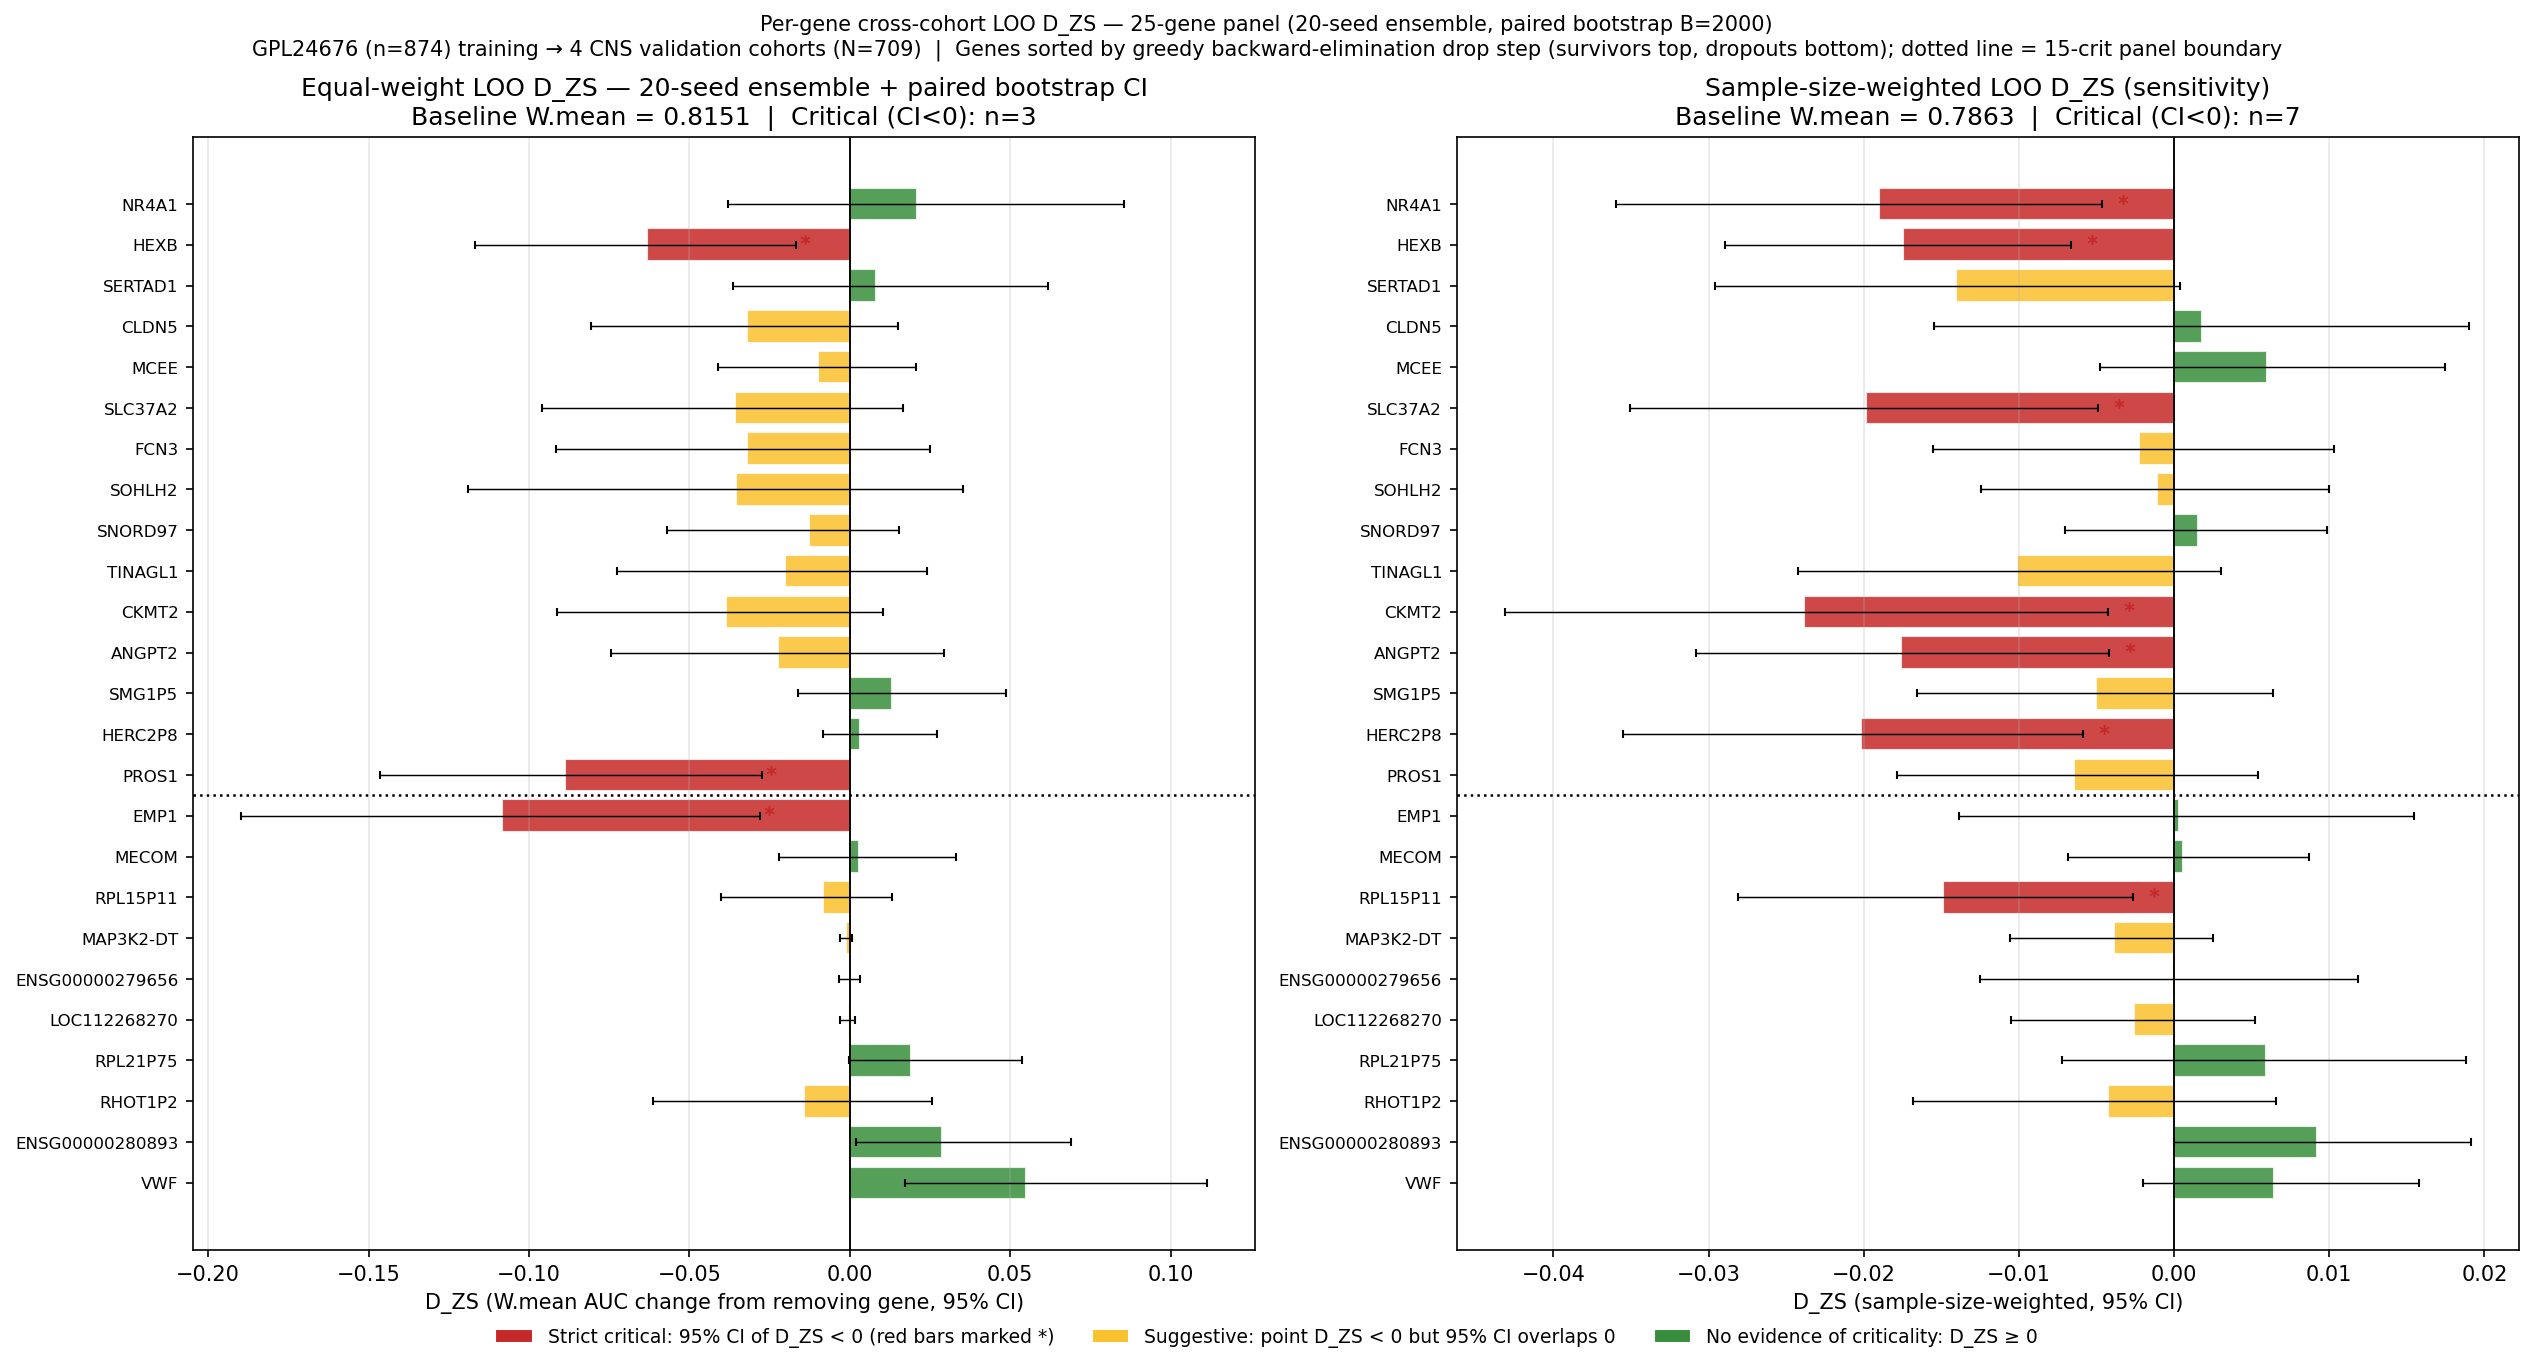

Write Python code to recreate this figure.
"""Per-gene LOO zero-shot contribution to the 25-gene panel (v2 — seed-averaged + bootstrap CI).

For each of the 25 panel genes:
  1. Train an ensemble of N_SEEDS LightGBM models (varying random_state) on GPL24676
     with that gene held out → averaged predicted probabilities per cohort.
  2. Same for the baseline 25-gene panel.
  3. Paired bootstrap (B=2000) the cohort test sets with stratified resampling
     to obtain a 95% CI on each per-gene D_ZS.

D_ZS(g) = W.mean_AUC(panel − {g}) − W.mean_AUC(full panel)
  Positive = removing g improves generalisation (gene is redundant/harmful)
  Negative = removing g hurts generalisation (gene is critical)

Two weighting schemes computed in parallel:
  Equal weights (primary)        : 0.25 per cohort — each independent dataset votes equally
  Sample-size weights (sensitivity): w_c = n_c / sum(n_c)

Critical gene set (primary, equal-weighted):
  gene g is "critical" iff upper 95% bootstrap CI of D_ZS_eq(g) < 0
  i.e. removing g credibly degrades generalisation under cohort-level resampling.

Cohorts (blood excluded):
  GPL16791   n=636  CTD regression, Ensembl base ID
  GSE76220   n=20   plain log1p, HGNC symbol
  GSE122649  n=38   plain log1p, HGNC symbol
  SRP064478  n=15   plain log1p, Ensembl base ID

Outputs:
  panel_loo_zeroshot_statistics.txt
  panel_loo_zeroshot.png
"""
from __future__ import annotations

import gzip
import json
import re
import sys
import tarfile
import warnings
from pathlib import Path

import numpy as np

ALS_DIR = Path(__file__).parents[1]
SCRIPT_DIR = Path(__file__).parent
sys.path.insert(0, str(ALS_DIR))

from utils import load_dataset  # noqa: E402

_PANEL_CSV = SCRIPT_DIR / "lgbm_core25_panel.csv"
_PARAMS_PATH = SCRIPT_DIR / "lgbm_top500_best_params.json"
_ITER_STAT = SCRIPT_DIR / "iterative_panel_elimination_statistics.txt"


def _parse_drop_steps(text: str) -> dict[str, int]:
    """Parse iterative_panel_elimination_statistics.txt for per-gene drop step.

    Returns {gene_symbol: step_index}. The single surviving gene is assigned
    step max+1 so it sorts to the top (most-critical) end of the panel.
    """
    import re
    drops: dict[str, int] = {}
    in_log = False
    final_gene: str | None = None
    for line in text.splitlines():
        if line.strip().startswith("Step") and "Dropped" in line:
            in_log = True
            continue
        if not in_log:
            continue
        if line.strip().startswith("Final minimal panel"):
            in_log = False
            continue
        if not line.strip() or line.startswith("-"):
            continue
        parts = line.split()
        if len(parts) < 2:
            continue
        try:
            step = int(parts[0])
        except ValueError:
            continue
        drops[parts[1]] = step
    for line in text.splitlines():
        m = re.match(r"\s*Symbols:\s*(\S+)", line)
        if m:
            final_gene = m.group(1).rstrip(",")
            break
    if final_gene:
        drops[final_gene] = max(drops.values(), default=0) + 1
    return drops
_SRP_QUANT_DIR = ALS_DIR / "resources" / "SRP064478" / "quant"
_SRP_META = ALS_DIR / "resources" / "SRP064478" / "srr_metadata.tsv"
_GSE122649_DIR = ALS_DIR / "resources" / "GSE122649"
_GSE122649_RAW_TAR = _GSE122649_DIR / "GSE122649_RAW.tar"
_GSE122649_SOFT_URL = (
    "https://ftp.ncbi.nlm.nih.gov/geo/series/GSE122nnn/GSE122649/"
    "soft/GSE122649_family.soft.gz"
)

RANDOM_STATE = 42
N_BOOTSTRAP = 2_000
N_SEEDS = 20  # LightGBM ensemble seeds for D_ZS stabilisation
_ENSEMBLE_SEEDS = tuple(range(N_SEEDS))

_COMPARTMENTS: dict[str, tuple[str, ...]] = {
    "erythrocyte": (
        "ENSG00000206172", "ENSG00000188536", "ENSG00000244734",
        "ENSG00000158578", "ENSG00000170180", "ENSG00000133742",
        "ENSG00000159111", "ENSG00000105610", "ENSG00000179364",
        "ENSG00000223609",
    ),
    "platelet": (
        "ENSG00000163736", "ENSG00000163737", "ENSG00000185245",
    ),
    "endothelial": (
        "ENSG00000261371", "ENSG00000179776", "ENSG00000110799",
    ),
}

_N_COHORT = {"GPL16791": 636, "GSE76220": 20, "GSE122649": 38, "SRP064478": 15}
_TOTAL_N = sum(_N_COHORT.values())  # 709
# Equal weight per cohort: each independent dataset has equal vote on generalisability
_W = {k: 1.0 / len(_N_COHORT) for k in _N_COHORT}


# ---------------------------------------------------------------------------
# Helpers
# ---------------------------------------------------------------------------

def _ensemble_scores(
    X_tr: np.ndarray, y_tr: np.ndarray,
    X_te: np.ndarray,
    params: dict,
    seeds: tuple[int, ...] = _ENSEMBLE_SEEDS,
) -> np.ndarray:
    """Train N_SEEDS LGBM models (varying random_state) and return averaged probabilities."""
    from lightgbm import LGBMClassifier
    scores = np.zeros(len(X_te), dtype=np.float64)
    with warnings.catch_warnings():
        warnings.simplefilter("ignore")
        for s in seeds:
            params_s = dict(params, random_state=s)
            clf = LGBMClassifier(**params_s).fit(X_tr, y_tr)
            scores += clf.predict_proba(X_te)[:, 1]
    return (scores / len(seeds)).astype(np.float32)


def _stratified_boot_indices(
    y: np.ndarray, n_boot: int, rng: np.random.Generator,
) -> np.ndarray:
    """Return (n_boot, n) array of stratified bootstrap indices preserving class counts."""
    pos = np.where(y == 1)[0]
    neg = np.where(y == 0)[0]
    n_pos = len(pos)
    n_neg = len(neg)
    out = np.empty((n_boot, n_pos + n_neg), dtype=np.int64)
    for b in range(n_boot):
        out[b, :n_pos] = rng.choice(pos, n_pos, replace=True)
        out[b, n_pos:] = rng.choice(neg, n_neg, replace=True)
    return out


# ---------------------------------------------------------------------------
# Data loaders (identical to validation_panel_loo.py)
# ---------------------------------------------------------------------------

def _load_gpl24676_ctd() -> tuple[np.ndarray, np.ndarray, np.ndarray, list[str]]:
    from sklearn.decomposition import PCA
    from sklearn.linear_model import LinearRegression
    (ds,) = load_dataset("GSE153960", platform="GPL24676", resources_dir=ALS_DIR / "resources")
    X_raw = ds.X.values.astype(np.float32)
    y = ds.y.values.astype(int)
    feat = list(ds.X.columns)
    X_log = np.log1p(X_raw)
    base_ids = [n.split(".")[0] for n in feat]
    pcs = []
    for comp_bases in _COMPARTMENTS.values():
        base_set = set(comp_bases)
        idx = [i for i, b in enumerate(base_ids) if b in base_set]
        if not idx:
            continue
        pca = PCA(n_components=1, random_state=0)
        pcs.append(pca.fit_transform(X_log[:, idx]))
    Z = np.hstack(pcs)
    from sklearn.linear_model import LinearRegression as LR
    reg = LR().fit(Z, X_log)
    X_ctd = (X_log - reg.predict(Z)).astype(np.float32)
    return X_ctd, y, X_log, feat


def _load_gpl16791_ctd(
    X_train_log: np.ndarray, feat_train: list[str],
) -> tuple[np.ndarray, np.ndarray]:
    from sklearn.decomposition import PCA
    from sklearn.linear_model import LinearRegression
    (ds16,) = load_dataset("GSE153960", platform="GPL16791", resources_dir=ALS_DIR / "resources")
    X16_raw = ds16.X.values.astype(np.float32)
    y16 = ds16.y.values.astype(int)
    feat16 = list(ds16.X.columns)
    assert feat16 == feat_train
    X16_log = np.log1p(X16_raw)
    base_ids = [n.split(".")[0] for n in feat16]
    pcs_tr, pcs_te = [], []
    for comp_bases in _COMPARTMENTS.values():
        base_set = set(comp_bases)
        idx = [i for i, b in enumerate(base_ids) if b in base_set]
        if not idx:
            continue
        pca = PCA(n_components=1, random_state=0)
        pcs_tr.append(pca.fit_transform(X_train_log[:, idx]))
        pcs_te.append(pca.transform(X16_log[:, idx]))
    Z_tr = np.hstack(pcs_tr)
    Z_te = np.hstack(pcs_te)
    reg = LinearRegression().fit(Z_tr, X_train_log)
    X16_ctd = (X16_log - reg.predict(Z_te)).astype(np.float32)
    return X16_ctd, y16


def _load_gse76220() -> tuple[np.ndarray, list[str], np.ndarray]:
    (ds,) = load_dataset("GSE76220", resources_dir=ALS_DIR / "resources")
    return np.log1p(ds.X.values.astype(np.float32)), list(ds.X.columns), ds.y.values.astype(int)


def _parse_gse122649_soft() -> dict[str, str]:
    import requests
    r = requests.get(_GSE122649_SOFT_URL, timeout=60, stream=True)
    content = gzip.decompress(r.content).decode("utf-8", errors="ignore")
    meta: dict[str, str] = {}
    for s in re.split(r"\^SAMPLE", content)[1:]:
        acc_m = re.search(r"!Sample_geo_accession = (GSM\d+)", s)
        diag_m = re.search(r"!Sample_characteristics_ch1 = diagnosis: (.+)", s)
        if acc_m and diag_m:
            meta[acc_m.group(1)] = diag_m.group(1).strip()
    return meta


def _load_gse122649() -> tuple[np.ndarray, list[str], np.ndarray]:
    if not _GSE122649_RAW_TAR.exists():
        raise FileNotFoundError(f"GSE122649_RAW.tar not found at {_GSE122649_RAW_TAR}")
    gsm_to_diag = _parse_gse122649_soft()
    diag_map = {"sALS": 1, "sALS/FTD": 1, "Non-neurological control": 0}
    gene_symbols: list[str] = []
    sample_counts: dict[str, np.ndarray] = {}
    with tarfile.open(_GSE122649_RAW_TAR, "r") as tf:
        for member in tf.getmembers():
            gsm_m = re.search(r"(GSM\d+)", member.name)
            if not gsm_m or gsm_m.group(1) not in gsm_to_diag:
                continue
            gsm = gsm_m.group(1)
            f_obj = tf.extractfile(member)
            if f_obj is None:
                continue
            raw = f_obj.read()
            if member.name.endswith(".gz"):
                raw = gzip.decompress(raw)
            rows = []
            for line in raw.decode("utf-8", errors="ignore").splitlines()[1:]:
                line = line.strip()
                if not line or line.startswith("__"):
                    continue
                parts = line.split("\t")
                if len(parts) < 2:
                    continue
                try:
                    rows.append((parts[0].strip('"').strip("'"), float(parts[1])))
                except ValueError:
                    continue
            if not rows:
                continue
            syms_here = [r[0] for r in rows]
            if not gene_symbols:
                gene_symbols = syms_here
            elif len(syms_here) != len(gene_symbols):
                continue
            sample_counts[gsm] = np.array([r[1] for r in rows], dtype=np.float32)
    gsm_ids = list(sample_counts.keys())
    X_raw = np.stack([sample_counts[g] for g in gsm_ids])
    y_full = np.array([diag_map.get(gsm_to_diag[g], -1) for g in gsm_ids])
    valid = y_full >= 0
    return np.log1p(X_raw[valid]), gene_symbols, y_full[valid]


def _load_srp064478() -> tuple[np.ndarray, list[str], np.ndarray]:
    import pandas as pd
    meta = pd.read_csv(_SRP_META, sep="\t").set_index("SRR")
    quants: list[pd.Series] = []
    tx_ids: list[str] | None = None
    y_list: list[int] = []
    for srr in meta.index:
        sf = _SRP_QUANT_DIR / srr / "quant.sf"
        if not sf.exists():
            raise FileNotFoundError(f"Missing Salmon output: {sf}")
        df = pd.read_csv(sf, sep="\t")
        df["tx_base"] = df["Name"].str.split(".").str[0]
        tx_counts = df.set_index("tx_base")["NumReads"]
        if tx_ids is None:
            tx_ids = list(tx_counts.index)
        quants.append(tx_counts)
        y_list.append(1 if meta.loc[srr, "condition"] == "ALS" else 0)
    ensg_direct = [t for t in (tx_ids or []) if t.startswith("ENSG")]
    if ensg_direct:
        X_raw = np.array(
            [q.reindex(tx_ids).fillna(0).values for q in quants], dtype=np.float32
        )
        return np.log1p(X_raw), tx_ids or [], np.array(y_list, dtype=int)
    fasta = ALS_DIR / "resources" / "SRP064478" / "index" / "hg38_cdna.fa.gz"
    tx2gene: dict[str, str] = {}
    with gzip.open(str(fasta), "rt") as fh:
        for line in fh:
            if not line.startswith(">"):
                continue
            m_enst = re.search(r"(ENST\d+)\.\d+", line)
            m_ensg = re.search(r"gene:(ENSG\d+)\.\d+", line)
            if m_enst and m_ensg:
                tx2gene[m_enst.group(1)] = m_ensg.group(1)
    tx_mat = pd.DataFrame(
        {srr: q.reindex(tx_ids).fillna(0) for srr, q in zip(meta.index, quants)}
    )
    tx_mat.index = tx_ids
    tx_mat["ensg"] = pd.Series(tx_ids).map(tx2gene).values
    gene_mat = tx_mat.dropna(subset=["ensg"]).groupby("ensg").sum()
    X_raw = gene_mat.values.T.astype(np.float32)
    return np.log1p(X_raw), list(gene_mat.index), np.array(y_list, dtype=int)


# ---------------------------------------------------------------------------
# Core evaluation — seed-averaged ensemble scoring per cohort
# ---------------------------------------------------------------------------

def _panel_ensemble_scores(
    panel_idx: list[int],
    Xtr25_ctd: np.ndarray, y_train: np.ndarray,
    X16_25_ctd: np.ndarray,
    Xtr25_log: np.ndarray,
    X76_25: np.ndarray, avail76: list[int],
    X122_25: np.ndarray, avail122: list[int],
    Xsrp_25: np.ndarray, avail_srp: list[int],
    params: dict,
    n_te: dict[str, int],
) -> dict[str, np.ndarray]:
    """Compute seed-averaged predicted probabilities per cohort for a panel subset.

    Returns dict mapping cohort name → ensemble score vector (len = n_test).
    If <2 genes are available for a cohort, score = 0.5 vector.
    """
    from sklearn.preprocessing import StandardScaler

    panel_set = set(panel_idx)
    out: dict[str, np.ndarray] = {}

    # GPL16791 — CTD, all panel genes available
    if len(panel_idx) >= 1:
        Xtr = Xtr25_ctd[:, panel_idx]
        Xte = X16_25_ctd[:, panel_idx]
        sc = StandardScaler().fit(Xtr)
        out["GPL16791"] = _ensemble_scores(
            sc.transform(Xtr), y_train, sc.transform(Xte), params
        )
    else:
        out["GPL16791"] = np.full(n_te["GPL16791"], 0.5, dtype=np.float32)

    # GSE76220 — symbol, log1p
    avail76_set = set(avail76)
    cols76_tr = [i for i in panel_idx if i in avail76_set]
    cols76_te = [k for k, i in enumerate(avail76) if i in panel_set]
    if cols76_tr:
        Xtr = Xtr25_log[:, cols76_tr]
        Xte = X76_25[:, cols76_te]
        sc = StandardScaler().fit(Xtr)
        out["GSE76220"] = _ensemble_scores(
            sc.transform(Xtr), y_train, sc.transform(Xte), params
        )
    else:
        out["GSE76220"] = np.full(n_te["GSE76220"], 0.5, dtype=np.float32)

    # GSE122649 — symbol, log1p
    avail122_set = set(avail122)
    cols122_tr = [i for i in panel_idx if i in avail122_set]
    cols122_te = [k for k, i in enumerate(avail122) if i in panel_set]
    if cols122_tr:
        Xtr = Xtr25_log[:, cols122_tr]
        Xte = X122_25[:, cols122_te]
        sc = StandardScaler().fit(Xtr)
        out["GSE122649"] = _ensemble_scores(
            sc.transform(Xtr), y_train, sc.transform(Xte), params
        )
    else:
        out["GSE122649"] = np.full(n_te["GSE122649"], 0.5, dtype=np.float32)

    # SRP064478 — Ensembl base ID, log1p
    avail_srp_set = set(avail_srp)
    cols_srp_tr = [i for i in panel_idx if i in avail_srp_set]
    cols_srp_te = [k for k, i in enumerate(avail_srp) if i in panel_set]
    if cols_srp_tr:
        Xtr = Xtr25_log[:, cols_srp_tr]
        Xte = Xsrp_25[:, cols_srp_te]
        sc = StandardScaler().fit(Xtr)
        out["SRP064478"] = _ensemble_scores(
            sc.transform(Xtr), y_train, sc.transform(Xte), params
        )
    else:
        out["SRP064478"] = np.full(n_te["SRP064478"], 0.5, dtype=np.float32)

    return out


def _wmean_aucs(
    cohort_aucs: dict[str, float], weights: dict[str, float],
) -> float:
    return sum(weights[c] * cohort_aucs[c] for c in weights)


# ---------------------------------------------------------------------------
# Main
# ---------------------------------------------------------------------------

def main() -> None:
    import matplotlib
    matplotlib.use("Agg")
    import matplotlib.pyplot as plt
    import pandas as pd
    from sklearn.metrics import roc_auc_score
    warnings.filterwarnings("ignore", category=UserWarning)

    print("=" * 70)
    print(f"Panel LOO zero-shot v2 — seed-averaged ({N_SEEDS} seeds) + paired bootstrap CI")
    print("Primary weights (equal): 0.25 per cohort")
    print("Sensitivity weights (sample-size): w_c = n_c / 709")
    print("=" * 70)

    params_raw = json.loads(_PARAMS_PATH.read_text())
    # colsample_bytree=1.0: with 24-25 features, fractional column sampling would
    # subsample to ~1.6 features per tree. n_jobs handled by LGBM internal threading.
    params = dict(params_raw, colsample_bytree=1.0, n_jobs=-1, verbose=-1)
    # random_state in params_raw is overridden per-seed inside _ensemble_scores

    # Sample-size weighted scheme (sensitivity)
    _W_N = {k: _N_COHORT[k] / _TOTAL_N for k in _N_COHORT}

    # ---- Panel ----
    df_panel = pd.read_csv(_PANEL_CSV)
    feat_col = next(c for c in df_panel.columns if "feature" in c.lower() or "ensg" in c.lower())
    sym_col = next(c for c in df_panel.columns if "symbol" in c.lower())
    feat25: list[str] = df_panel[feat_col].tolist()
    sym25: list[str] = df_panel[sym_col].tolist()
    feat25_bases: list[str] = [f.split(".")[0] for f in feat25]

    # ---- Load GPL24676 (once) ----
    print("\nLoading GPL24676 (CTD + log1p) ...")
    X_train_ctd, y_train, X_train_log, feat_train = _load_gpl24676_ctd()
    feat_train_base_map: dict[str, int] = {f.split(".")[0]: j for j, f in enumerate(feat_train)}
    panel_train_cols: list[int] = [feat_train_base_map[b] for b in feat25_bases]
    Xtr25_ctd = X_train_ctd[:, panel_train_cols].astype(np.float32)
    Xtr25_log = X_train_log[:, panel_train_cols].astype(np.float32)

    # ---- Load GPL16791 ----
    print("Loading GPL16791 (CTD) ...")
    X16_ctd, y16 = _load_gpl16791_ctd(X_train_log, feat_train)
    X16_25_ctd = X16_ctd[:, panel_train_cols].astype(np.float32)

    # ---- Load GSE76220 ----
    print("Loading GSE76220 ...")
    X76_log, vocab76, y76 = _load_gse76220()
    vocab76_map = {s: i for i, s in enumerate(vocab76)}
    avail76 = [i for i, s in enumerate(sym25) if s in vocab76_map]
    X76_25 = (np.column_stack([X76_log[:, vocab76_map[sym25[i]]] for i in avail76])
               .astype(np.float32)) if avail76 else np.empty((len(y76), 0), dtype=np.float32)

    # ---- Load GSE122649 ----
    print("Loading GSE122649 ...")
    X122_log, vocab122, y122 = _load_gse122649()
    vocab122_map = {s: i for i, s in enumerate(vocab122)}
    avail122 = [i for i, s in enumerate(sym25) if s in vocab122_map]
    X122_25 = (np.column_stack([X122_log[:, vocab122_map[sym25[i]]] for i in avail122])
                .astype(np.float32)) if avail122 else np.empty((len(y122), 0), dtype=np.float32)

    # ---- Load SRP064478 ----
    print("Loading SRP064478 ...")
    Xsrp_log, vocab_srp, y_srp = _load_srp064478()
    srp_vocab_map = {v: i for i, v in enumerate(vocab_srp)}
    avail_srp = [i for i, b in enumerate(feat25_bases) if b in srp_vocab_map]
    Xsrp_25 = (np.column_stack([Xsrp_log[:, srp_vocab_map[feat25_bases[i]]] for i in avail_srp])
                .astype(np.float32)) if avail_srp else np.empty((len(y_srp), 0), dtype=np.float32)

    y_per_cohort = {"GPL16791": y16, "GSE76220": y76, "GSE122649": y122, "SRP064478": y_srp}
    n_per_cohort = {c: len(y_per_cohort[c]) for c in _N_COHORT}
    avail_per_cohort = {"GPL16791": list(range(25)), "GSE76220": avail76,
                        "GSE122649": avail122, "SRP064478": avail_srp}

    score_kwargs = dict(
        Xtr25_ctd=Xtr25_ctd, y_train=y_train,
        X16_25_ctd=X16_25_ctd,
        Xtr25_log=Xtr25_log,
        X76_25=X76_25, avail76=avail76,
        X122_25=X122_25, avail122=avail122,
        Xsrp_25=Xsrp_25, avail_srp=avail_srp,
        params=params,
        n_te=n_per_cohort,
    )

    # ---- Baseline: all 25 genes (seed-averaged ensemble scores per cohort) ----
    print(f"\nComputing baseline ensemble scores ({N_SEEDS} seeds × 4 cohorts) ...")
    full_idx = list(range(25))
    baseline_scores = _panel_ensemble_scores(full_idx, **score_kwargs)
    baseline_aucs = {c: float(roc_auc_score(y_per_cohort[c], baseline_scores[c]))
                     for c in _N_COHORT}
    baseline_wmean_eq = _wmean_aucs(baseline_aucs, _W)
    baseline_wmean_n = _wmean_aucs(baseline_aucs, _W_N)
    print(f"  Baseline W.mean (equal)  = {baseline_wmean_eq:.4f}")
    print(f"  Baseline W.mean (size-w) = {baseline_wmean_n:.4f}")
    for c in _N_COHORT:
        print(f"    {c}: {baseline_aucs[c]:.4f}")

    # ---- LOO ensemble scores per gene per cohort ----
    print(f"\nComputing LOO ensemble scores for {len(sym25)} genes ...")
    loo_scores: dict[int, dict[str, np.ndarray]] = {}
    avail_in_cohort: dict[int, dict[str, bool]] = {}
    for g in range(25):
        trial_idx = [i for i in full_idx if i != g]
        # Decide which cohorts need retraining: only those where g is in avail_idx.
        needs_retrain = {c: (g in avail_per_cohort[c]) for c in _N_COHORT}
        # GPL16791 always retrains (all 25 panel cols present).
        needs_retrain["GPL16791"] = True
        if all(needs_retrain.values()):
            scores_g = _panel_ensemble_scores(trial_idx, **score_kwargs)
        else:
            # Compute only for cohorts that need it; copy baseline for the rest.
            scores_g = {c: baseline_scores[c].copy() for c in _N_COHORT}
            partial = _panel_ensemble_scores(trial_idx, **score_kwargs)
            for c in _N_COHORT:
                if needs_retrain[c]:
                    scores_g[c] = partial[c]
        loo_scores[g] = scores_g
        avail_in_cohort[g] = {c: (g in avail_per_cohort[c]) for c in _N_COHORT}
        # Point estimates for log
        aucs_g = {c: float(roc_auc_score(y_per_cohort[c], scores_g[c])) for c in _N_COHORT}
        wmean_g_eq = _wmean_aucs(aucs_g, _W)
        d_zs_g_eq = wmean_g_eq - baseline_wmean_eq
        print(f"  {sym25[g]:>20s}: W.mean(eq)={wmean_g_eq:.4f}  D_ZS(eq)={d_zs_g_eq:+.4f}  "
              + "  ".join(f"{aucs_g[c]:.4f}" for c in _N_COHORT))

    # ---- Paired bootstrap on test indices (stratified) ----
    print(f"\nRunning paired bootstrap ({N_BOOTSTRAP} resamples) ...")
    rng = np.random.default_rng(RANDOM_STATE)
    boot_idx = {c: _stratified_boot_indices(y_per_cohort[c], N_BOOTSTRAP, rng)
                for c in _N_COHORT}

    # Per-bootstrap baseline cohort AUCs and W.mean
    base_aucs_b = {c: np.empty(N_BOOTSTRAP, dtype=np.float32) for c in _N_COHORT}
    for c in _N_COHORT:
        y_c = y_per_cohort[c]
        sc_c = baseline_scores[c]
        for b in range(N_BOOTSTRAP):
            idx = boot_idx[c][b]
            base_aucs_b[c][b] = roc_auc_score(y_c[idx], sc_c[idx])
    base_wmean_eq_b = np.zeros(N_BOOTSTRAP, dtype=np.float32)
    base_wmean_n_b = np.zeros(N_BOOTSTRAP, dtype=np.float32)
    for c in _N_COHORT:
        base_wmean_eq_b += _W[c] * base_aucs_b[c]
        base_wmean_n_b += _W_N[c] * base_aucs_b[c]

    # Per-gene per-bootstrap D_ZS
    d_zs_eq_boot = np.zeros((25, N_BOOTSTRAP), dtype=np.float32)
    d_zs_n_boot = np.zeros((25, N_BOOTSTRAP), dtype=np.float32)
    for g in range(25):
        loo_wmean_eq_b = np.zeros(N_BOOTSTRAP, dtype=np.float32)
        loo_wmean_n_b = np.zeros(N_BOOTSTRAP, dtype=np.float32)
        for c in _N_COHORT:
            y_c = y_per_cohort[c]
            sc_c = loo_scores[g][c]
            loo_auc_c_b = np.empty(N_BOOTSTRAP, dtype=np.float32)
            for b in range(N_BOOTSTRAP):
                idx = boot_idx[c][b]
                loo_auc_c_b[b] = roc_auc_score(y_c[idx], sc_c[idx])
            loo_wmean_eq_b += _W[c] * loo_auc_c_b
            loo_wmean_n_b += _W_N[c] * loo_auc_c_b
        d_zs_eq_boot[g] = loo_wmean_eq_b - base_wmean_eq_b
        d_zs_n_boot[g] = loo_wmean_n_b - base_wmean_n_b

    # ---- Per-gene point estimate (from non-bootstrap scores) and CI ----
    point_aucs = {g: {c: float(roc_auc_score(y_per_cohort[c], loo_scores[g][c]))
                       for c in _N_COHORT} for g in range(25)}
    point_d_zs_eq = {g: _wmean_aucs(point_aucs[g], _W) - baseline_wmean_eq for g in range(25)}
    point_d_zs_n = {g: _wmean_aucs(point_aucs[g], _W_N) - baseline_wmean_n for g in range(25)}

    ci_eq = {g: (float(np.percentile(d_zs_eq_boot[g], 2.5)),
                  float(np.percentile(d_zs_eq_boot[g], 97.5)))
              for g in range(25)}
    ci_n = {g: (float(np.percentile(d_zs_n_boot[g], 2.5)),
                 float(np.percentile(d_zs_n_boot[g], 97.5)))
             for g in range(25)}

    # Critical set: equal-weight CI upper bound < 0
    critical_eq = [g for g in range(25) if ci_eq[g][1] < 0]
    critical_n = [g for g in range(25) if ci_n[g][1] < 0]
    # Intersection / union with sensitivity scheme
    critical_intersect = sorted(set(critical_eq) & set(critical_n))
    critical_union = sorted(set(critical_eq) | set(critical_n))

    # ---- Results table sorted by point D_ZS (equal) ascending ----
    results = []
    for g in range(25):
        results.append({
            "g": g,
            "gene": sym25[g],
            "feat": feat25[g],
            "D_ZS_eq": point_d_zs_eq[g],
            "D_ZS_eq_lo": ci_eq[g][0],
            "D_ZS_eq_hi": ci_eq[g][1],
            "D_ZS_n": point_d_zs_n[g],
            "D_ZS_n_lo": ci_n[g][0],
            "D_ZS_n_hi": ci_n[g][1],
            "critical_eq": g in critical_eq,
            "critical_n": g in critical_n,
            **{f"auc_{c}": point_aucs[g][c] for c in _N_COHORT},
            **{f"auc_{c}_base": baseline_aucs[c] for c in _N_COHORT},
            "avail_76": avail_in_cohort[g]["GSE76220"],
            "avail_122": avail_in_cohort[g]["GSE122649"],
            "avail_srp": avail_in_cohort[g]["SRP064478"],
        })
    # Sort by greedy backward-elimination drop step DESCENDING — survivors
    # (15-gene critical panel) at top, first-dropped at bottom. Sort secondary
    # by D_ZS_eq ascending so within each block the most-critical comes first.
    drop_steps = _parse_drop_steps(_ITER_STAT.read_text()) if _ITER_STAT.exists() else {}
    results.sort(key=lambda r: (-drop_steps.get(r["gene"], 0), r["D_ZS_eq"]))

    # ---- Text output ----
    lines = [
        "Panel LOO Zero-Shot v2 — seed-averaged + paired bootstrap CI",
        "=" * 70,
        "",
        f"Method: ensemble of {N_SEEDS} LightGBM seeds → averaged probabilities;",
        f"        paired stratified bootstrap (B={N_BOOTSTRAP}) on cohort test sets",
        "        for 95% CI on per-gene D_ZS.",
        "",
        "Cohorts and weights:",
        *[f"  {c:<12s} n={_N_COHORT[c]:>3d}  w_eq={_W[c]:.4f}  w_n={_W_N[c]:.4f}"
          for c in _N_COHORT],
        f"  Total N = {_TOTAL_N}",
        "",
        "Gene availability (matched in cohort vocabulary):",
        f"  GSE76220 = {len(avail76)}/25  GSE122649 = {len(avail122)}/25  "
        f"SRP064478 = {len(avail_srp)}/25  (GPL16791 = 25/25)",
        "",
        f"Baseline W.mean AUC (all 25 genes):",
        f"  equal-weighted    : {baseline_wmean_eq:.4f}",
        f"  size-weighted     : {baseline_wmean_n:.4f}",
        *[f"  {c}: {baseline_aucs[c]:.4f}" for c in _N_COHORT],
        "",
        "Per-gene D_ZS with 95% paired-bootstrap CI",
        "(sorted by greedy backward-elimination drop step DESC — survivors first;",
        " secondary key: D_ZS_eq ascending):",
        "",
        f"{'Gene':>20s}  {'D_ZS_eq':>8s}  {'CI_eq':>22s}  {'D_ZS_n':>8s}  "
        f"{'CI_n':>22s}  {'eq?':>4s}  {'n?':>4s}",
        "-" * 100,
    ]
    for r in results:
        ci_eq_str = f"[{r['D_ZS_eq_lo']:+.4f}, {r['D_ZS_eq_hi']:+.4f}]"
        ci_n_str = f"[{r['D_ZS_n_lo']:+.4f}, {r['D_ZS_n_hi']:+.4f}]"
        flag_eq = " *" if r["critical_eq"] else "  "
        flag_n = " *" if r["critical_n"] else "  "
        lines.append(
            f"{r['gene']:>20s}  {r['D_ZS_eq']:>+8.4f}  {ci_eq_str:>22s}  "
            f"{r['D_ZS_n']:>+8.4f}  {ci_n_str:>22s}  {flag_eq:>4s}  {flag_n:>4s}"
        )

    lines += [
        "",
        "Critical set rule: CI_upper < 0 (removing gene credibly degrades W.mean AUC).",
        "  * = gene flagged critical under that weighting scheme.",
        "",
        f"Critical under equal weights  (n={len(critical_eq)}): "
        + ", ".join(sym25[g] for g in critical_eq) if critical_eq else
        "Critical under equal weights (n=0): (none)",
        f"Critical under sample-size weights (n={len(critical_n)}): "
        + ", ".join(sym25[g] for g in critical_n) if critical_n else
        "Critical under sample-size weights (n=0): (none)",
        f"Intersection (both schemes) (n={len(critical_intersect)}): "
        + ", ".join(sym25[g] for g in critical_intersect) if critical_intersect else
        "Intersection (both schemes) (n=0): (none)",
        f"Union (either scheme) (n={len(critical_union)}): "
        + ", ".join(sym25[g] for g in critical_union) if critical_union else
        "Union (either scheme) (n=0): (none)",
        "",
        "Per-cohort point AUC for each LOO panel (sorted by D_ZS_eq):",
        f"{'Gene':>20s}  " + "  ".join(f"{'AUC_'+c:>12s}" for c in _N_COHORT),
        "-" * 80,
    ]
    for r in results:
        lines.append(
            f"{r['gene']:>20s}  "
            + "  ".join(f"{r['auc_'+c]:>12.4f}" for c in _N_COHORT)
        )

    stat_out = SCRIPT_DIR / "panel_loo_zeroshot_statistics.txt"
    stat_out.write_text("\n".join(lines) + "\n")
    print(f"\nSaved: {stat_out}")
    print(f"\nCritical (equal weights, CI<0): n={len(critical_eq)}: "
          + ", ".join(sym25[g] for g in critical_eq))
    print(f"Critical (size weights, CI<0):  n={len(critical_n)}: "
          + ", ".join(sym25[g] for g in critical_n))

    # ---- CSV of full per-gene table ----
    csv_rows = []
    for r in results:
        csv_rows.append({
            "gene": r["gene"],
            "feature": r["feat"],
            "D_ZS_equal": r["D_ZS_eq"],
            "D_ZS_equal_ci_lo": r["D_ZS_eq_lo"],
            "D_ZS_equal_ci_hi": r["D_ZS_eq_hi"],
            "D_ZS_sizew": r["D_ZS_n"],
            "D_ZS_sizew_ci_lo": r["D_ZS_n_lo"],
            "D_ZS_sizew_ci_hi": r["D_ZS_n_hi"],
            "critical_equal": r["critical_eq"],
            "critical_sizew": r["critical_n"],
            **{f"AUC_{c}_LOO": r[f"auc_{c}"] for c in _N_COHORT},
            **{f"AUC_{c}_baseline": r[f"auc_{c}_base"] for c in _N_COHORT},
            "avail_GSE76220": r["avail_76"],
            "avail_GSE122649": r["avail_122"],
            "avail_SRP064478": r["avail_srp"],
        })
    csv_out = SCRIPT_DIR / "panel_loo_zeroshot.csv"
    pd.DataFrame(csv_rows).to_csv(csv_out, index=False, float_format="%.5f")
    print(f"Saved: {csv_out}")

    # ---- Plot: D_ZS with bootstrap CI bars, equal-weight primary ----
    genes = [r["gene"] for r in results]
    d_eq = [r["D_ZS_eq"] for r in results]
    d_eq_lo = [r["D_ZS_eq_lo"] for r in results]
    d_eq_hi = [r["D_ZS_eq_hi"] for r in results]
    d_n = [r["D_ZS_n"] for r in results]
    d_n_lo = [r["D_ZS_n_lo"] for r in results]
    d_n_hi = [r["D_ZS_n_hi"] for r in results]

    fig, axes = plt.subplots(1, 2, figsize=(17, 9))
    y_pos = np.arange(len(genes))

    # Index of the first gene NOT in the greedy-tail (k=15 peak). Used to draw
    # the visual separator between the critical-panel block (top) and the
    # greedy-dropouts block (bottom). Genes are sorted by drop step DESC, so
    # the first 15 are critical; the remaining 10 are dropouts.
    n_critical_panel = 15
    sep_y = n_critical_panel - 0.5  # between rows 14 and 15 in 0-indexed y_pos

    _C_RED   = "#C62828"  # strict CI<0 under this scheme
    _C_AMBER = "#FBC02D"  # point D_ZS<0 but CI overlaps 0 (suggestive)
    _C_GREEN = "#388E3C"  # D_ZS>=0 (no evidence of criticality)

    def _color_for(r, key_d, key_crit):
        if r[key_crit]:
            return _C_RED
        if r[key_d] < 0:
            return _C_AMBER
        return _C_GREEN

    # Left panel: equal-weighted D_ZS with CI
    ax = axes[0]
    colors = [_color_for(r, "D_ZS_eq", "critical_eq") for r in results]
    err_lo = [max(0.0, d - lo) for d, lo in zip(d_eq, d_eq_lo)]
    err_hi = [max(0.0, hi - d) for d, hi in zip(d_eq, d_eq_hi)]
    ax.barh(y_pos, d_eq, color=colors, alpha=0.85, edgecolor="white",
            xerr=[err_lo, err_hi], capsize=2,
            error_kw=dict(ecolor="black", lw=0.7))
    ax.set_yticks(y_pos)
    ax.set_yticklabels(genes, fontsize=8)
    ax.axvline(0, color="black", lw=0.9)
    ax.axhline(sep_y, color="black", ls=":", lw=1.2,
                label="Greedy-elim k=15 peak (15-crit panel above)")
    ax.set_xlabel("D_ZS (W.mean AUC change from removing gene, 95% CI)")
    ax.set_title(
        f"Equal-weight LOO D_ZS — {N_SEEDS}-seed ensemble + paired bootstrap CI\n"
        f"Baseline W.mean = {baseline_wmean_eq:.4f}  |  "
        f"Critical (CI<0): n={len(critical_eq)}"
    )
    ax.invert_yaxis()
    ax.grid(axis="x", alpha=0.3)
    for i, r in enumerate(results):
        if r["critical_eq"]:
            ax.text(d_eq_hi[i] + 0.001, y_pos[i], "*", va="center", fontsize=10,
                    color=_C_RED, fontweight="bold")

    # Right panel: sample-size weighted D_ZS with CI (sensitivity)
    ax = axes[1]
    colors2 = [_color_for(r, "D_ZS_n", "critical_n") for r in results]
    err_lo2 = [max(0.0, d - lo) for d, lo in zip(d_n, d_n_lo)]
    err_hi2 = [max(0.0, hi - d) for d, hi in zip(d_n, d_n_hi)]
    ax.barh(y_pos, d_n, color=colors2, alpha=0.85, edgecolor="white",
            xerr=[err_lo2, err_hi2], capsize=2,
            error_kw=dict(ecolor="black", lw=0.7))
    ax.set_yticks(y_pos)
    ax.set_yticklabels(genes, fontsize=8)
    ax.axvline(0, color="black", lw=0.9)
    ax.axhline(sep_y, color="black", ls=":", lw=1.2)
    ax.set_xlabel("D_ZS (sample-size-weighted, 95% CI)")
    ax.set_title(
        f"Sample-size-weighted LOO D_ZS (sensitivity)\n"
        f"Baseline W.mean = {baseline_wmean_n:.4f}  |  "
        f"Critical (CI<0): n={len(critical_n)}"
    )
    ax.invert_yaxis()
    ax.grid(axis="x", alpha=0.3)
    for i, r in enumerate(results):
        if r["critical_n"]:
            ax.text(d_n_hi[i] + 0.001, y_pos[i], "*", va="center", fontsize=10,
                    color=_C_RED, fontweight="bold")

    # Single shared legend below the two panels
    from matplotlib.patches import Patch
    legend_handles = [
        Patch(facecolor=_C_RED,   edgecolor="white",
              label="Strict critical: 95% CI of D_ZS < 0 (red bars marked *)"),
        Patch(facecolor=_C_AMBER, edgecolor="white",
              label="Suggestive: point D_ZS < 0 but 95% CI overlaps 0"),
        Patch(facecolor=_C_GREEN, edgecolor="white",
              label="No evidence of criticality: D_ZS ≥ 0"),
    ]
    fig.legend(handles=legend_handles, loc="lower center", ncol=3,
                bbox_to_anchor=(0.5, -0.02), fontsize=9, frameon=False)

    plt.suptitle(
        f"Per-gene cross-cohort LOO D_ZS — 25-gene panel ({N_SEEDS}-seed ensemble, "
        f"paired bootstrap B={N_BOOTSTRAP})\n"
        f"GPL24676 (n=874) training → 4 CNS validation cohorts (N={_TOTAL_N})  |  "
        f"Genes sorted by greedy backward-elimination drop step (survivors top, "
        f"dropouts bottom); dotted line = 15-crit panel boundary",
        fontsize=10,
    )
    plt.tight_layout()
    png_out = SCRIPT_DIR / "panel_loo_zeroshot.png"
    plt.savefig(png_out, dpi=150, bbox_inches="tight")
    plt.close()
    print(f"Saved: {png_out}")


if __name__ == "__main__":
    main()
